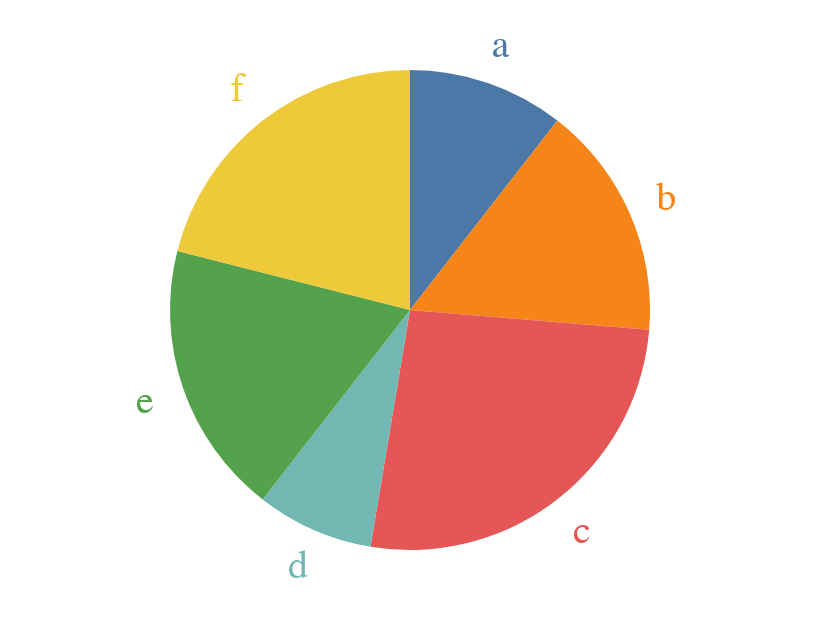

The cell this chart's notebook holds for it:
### Code cell
#Pie Chart with Labels
import pandas as pd
import altair as alt

source = pd.DataFrame(
    {"category": ["a", "b", "c", "d", "e", "f"], "value": [4, 6, 10, 3, 7, 8]}
)

base = alt.Chart(source).encode(
    theta=alt.Theta("value:Q", stack=True), color=alt.Color("category:N", legend=None)
)

pie = base.mark_arc(outerRadius=120)
text = base.mark_text(radius=140, size=20).encode(text="category:N")

pie + text

### Figure 1 — Vega-Lite specification as saved in the notebook (floating-point values rounded to 4 significant figures)
{"config": {"view": {"continuousWidth": 400, "continuousHeight": 300}}, "layer": [{"mark": {"type": "arc", "outerRadius": 120}, "encoding": {"color": {"field": "category", "legend": null, "type": "nominal"}, "theta": {"field": "value", "stack": true, "type": "quantitative"}}}, {"mark": {"type": "text", "radius": 140, "size": 20}, "encoding": {"color": {"field": "category", "legend": null, "type": "nominal"}, "text": {"field": "category", "type": "nominal"}, "theta": {"field": "value", "stack": true, "type": "quantitative"}}}], "data": {"name": "data-21719d9b16f319b70628a8421a8d270c"}, "$schema": "https://vega.github.io/schema/vega-lite/v4.17.0.json", "datasets": {"data-21719d9b16f319b70628a8421a8d270c": [{"category": "a", "value": 4}, {"category": "b", "value": 6}, {"category": "c", "value": 10}, {"category": "d", "value": 3}, {"category": "e", "value": 7}, {"category": "f", "value": 8}]}}
